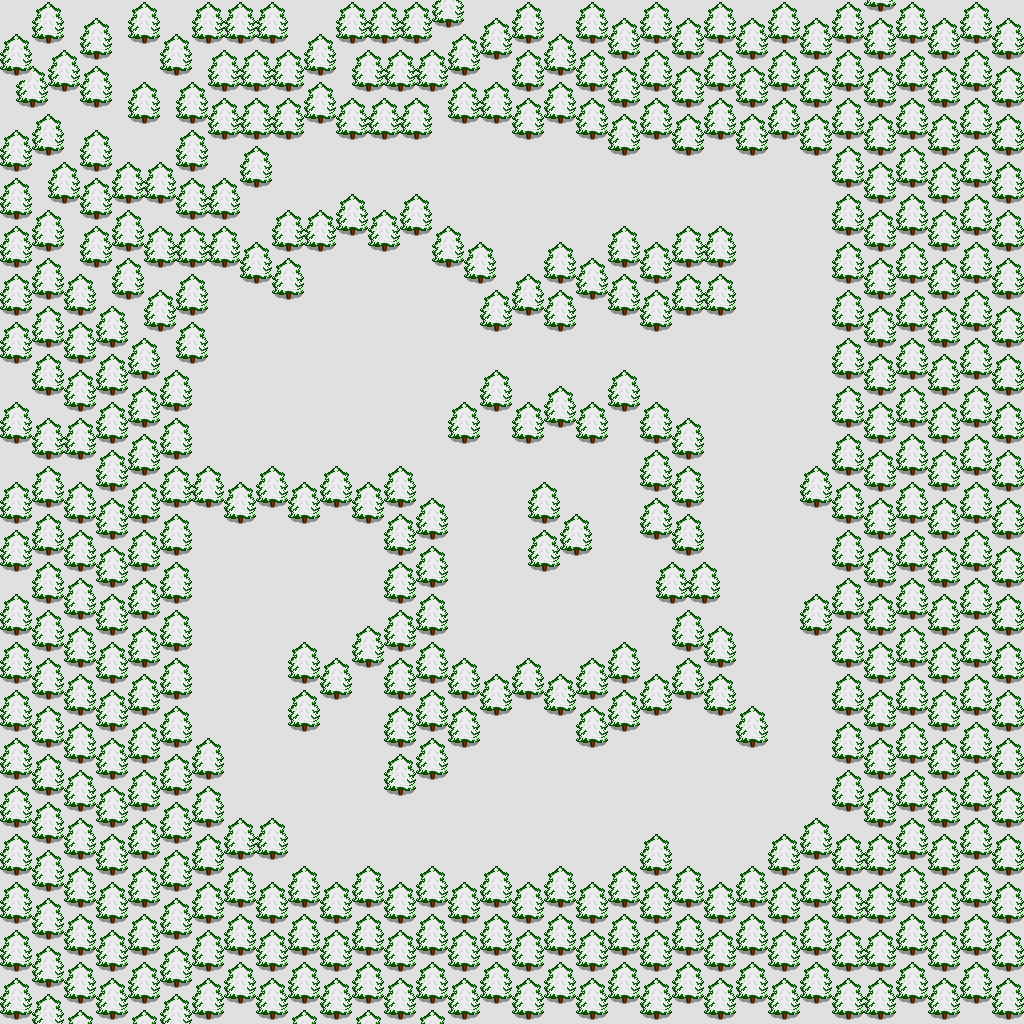

Below is a game level as drawn by its tile map, then a one-line description and the .tmx that defines it (tile-layer data replaced by summaries):
An orthogonal 64x64 tile map with 16x16 px tiles, 2 tile layers (Tile Layer 1, Collision Layer) and 17 objects (6x TROLL, 3x FROST_SKELETON, 3x CHEST, 2x FROST_ELEMENTAL, BLUE_PORTAL, ...).

<map version="1.2" tiledversion="1.2.3536" orientation="orthogonal" renderorder="right-down" width="64" height="64" tilewidth="16" tileheight="16" infinite="0" nextlayerid="5" nextobjectid="28">
 <tileset firstgid="1" source="FROSTLANDS.tsx" />
 <layer id="1" name="Tile Layer 1" width="64" height="64">
  <data>[4096 cells, 4096 non-empty, 1 distinct tile ids]</data>
 </layer>
 <layer id="2" name="Collision Layer" width="64" height="64">
  <data>[4096 cells, 2693 non-empty, 6 distinct tile ids]</data>
 </layer>
 <objectgroup id="4" name="Object Layer 1">
  <object id="1" name="BLUE_PORTAL" x="321.125" y="325.959" />
  <object id="2" name="CASTLE" type="TELEPORTER" x="319.625" y="328.959">
   <properties>
    <property name="ID" type="int" value="1011" />
   </properties>
  </object>
  <object id="3" name="START" x="347.333" y="319.417" width="26" height="24.75" />
  <object id="6" name="TROLL" x="510.333" y="166.667" />
  <object id="11" name="FROST_ELEMENTAL" x="697.833" y="349.5" />
  <object id="13" name="FROST_SKELETON" x="770.167" y="193.333" />
  <object id="17" name="CHEST" x="315.333" y="171.667" />
  <object id="18" name="CHEST" x="345" y="552" />
  <object id="19" name="CHEST" x="629.75" y="617" />
  <object id="20" name="TROLL" x="515" y="223.333" />
  <object id="21" name="FROST_ELEMENTAL" x="793" y="375.5" />
  <object id="22" name="FROST_SKELETON" x="792" y="561.5" />
  <object id="23" name="FROST_SKELETON" x="716" y="803.5" />
  <object id="24" name="TROLL" x="530.666" y="766.667" />
  <object id="25" name="TROLL" x="535.333" y="823.333" />
  <object id="26" name="TROLL" x="230.5" y="585.667" />
  <object id="27" name="TROLL" x="235.167" y="642.333" />
 </objectgroup>
</map>
